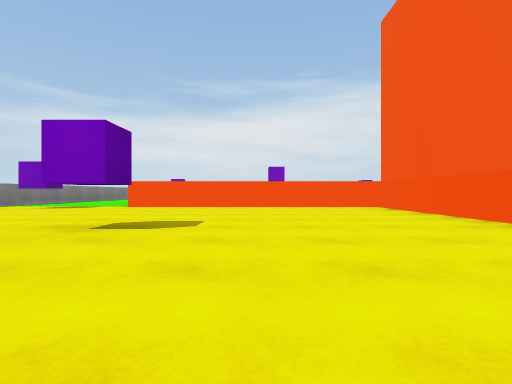
view 1 (above)

17 first-person views from a walk through a scene from a Unity 3-D project. The camera is 0.31 m above the floor, looks level and sees 80° across. The floor is counted in squares, 1 m on a side. Each view is taken from the middle of a square. On the plan, view 1 faces up. The plan holds only what a view shows up to about 9 squares ahead; the rest is blank. The player is left out. Surface patterns are stand-ins for the level's own textures.

view 2
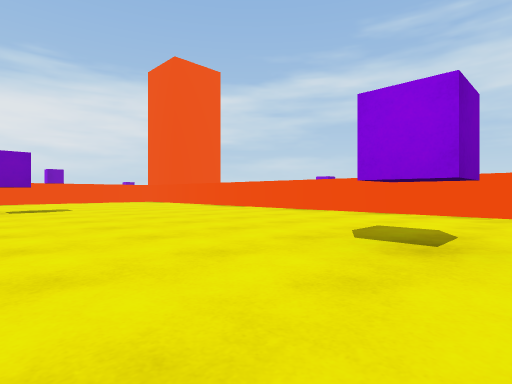

view 3
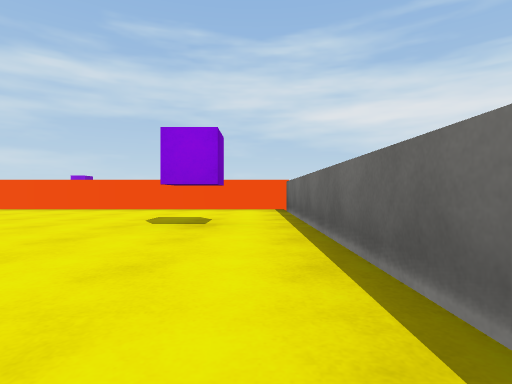

view 4
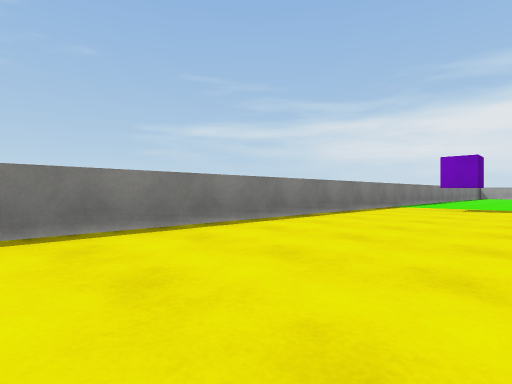

view 5
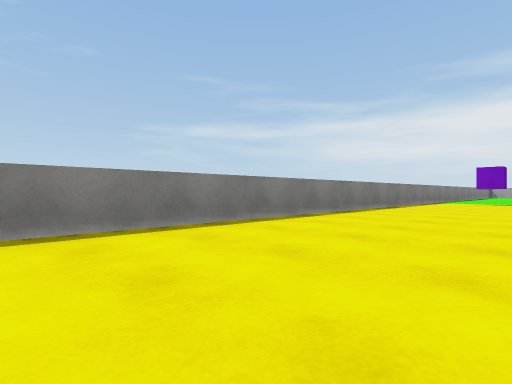

view 6
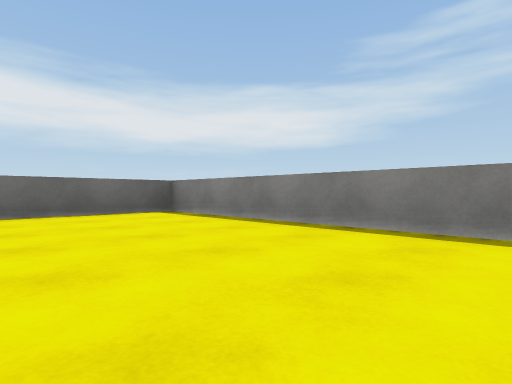

view 7
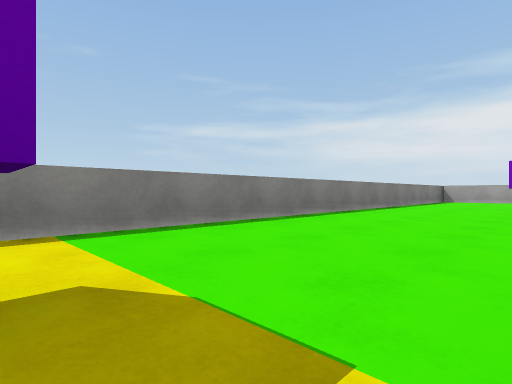

view 8
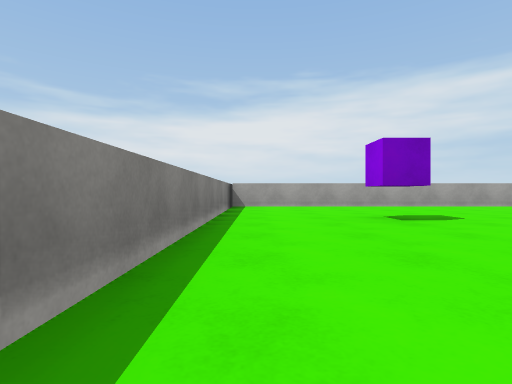

view 9
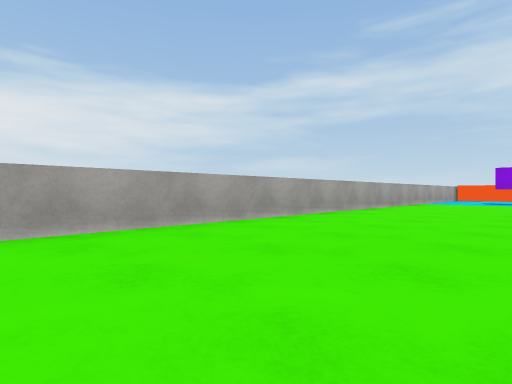

view 10
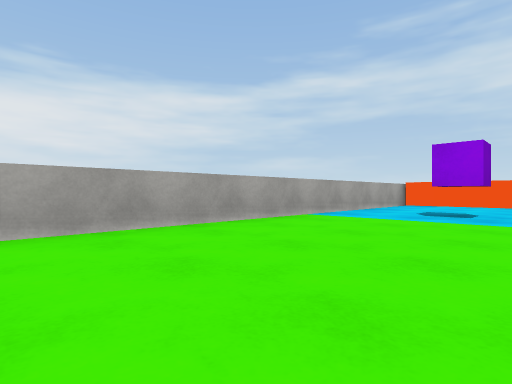

view 11
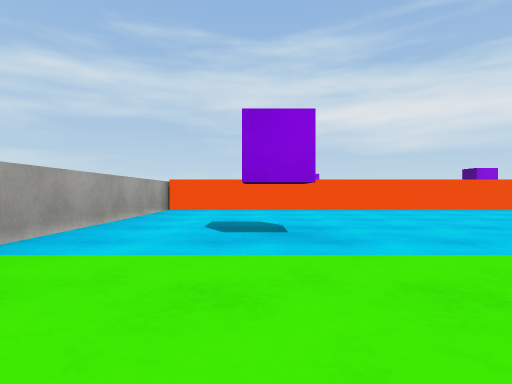

view 12
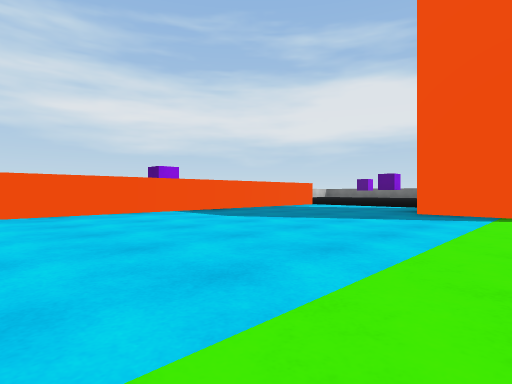

view 13
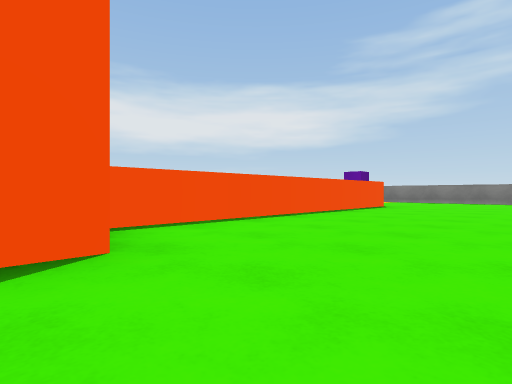

view 14
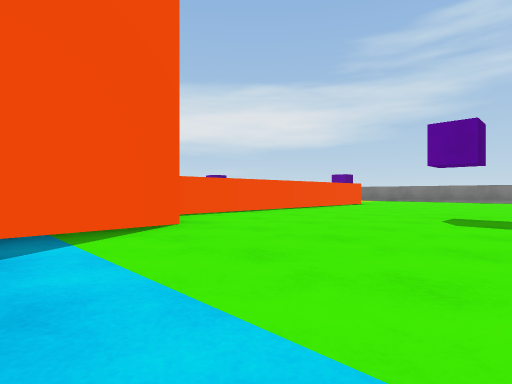

view 15
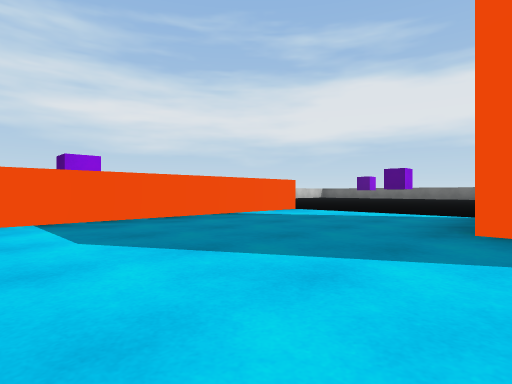

view 16
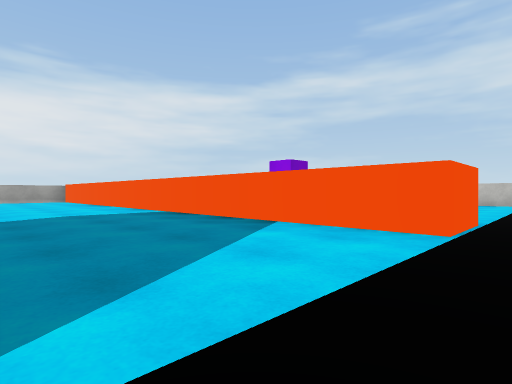

view 17
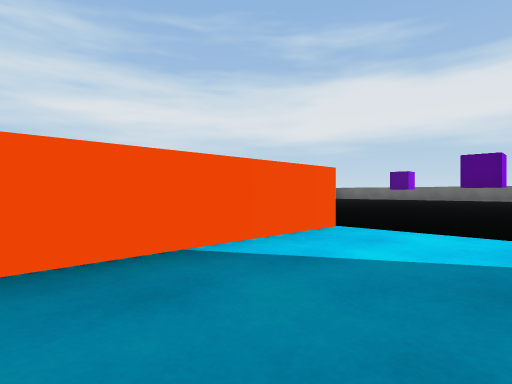

### Floor plan
Points are (right, up) in squares from view 1. A wall is a line through its corners. A room is listed if a view was taken in it or the views show most of it. See-through windows are left out.
Room 1 (views 1, 2, 3, 4, 5, 6, 7)
walls: (-5.6, 6.4) (-5.6, -3.6) (2.5, -3.6) (2.5, 6.3) (-2.6, 6.3)
ways out: opening at (-4, 7) to room 2
objects: purple cube (-4, 6); purple cube (-1, 3); purple cube (0, -2)
Room 2 (views 8, 9, 10, 11, 12, 13, 14, 15, 16, 17)
walls: (9.5, 6.5) (8.4, 6.5) (8.4, 16.6) (-5.6, 16.6) (-5.6, 6.4); (14.3, 6.6) (14.3, 7.4); (-2.8, 7.3) (3.1, 7.3)
ways out: opening at (-4, 7) to room 1
objects: purple cube (-3, 13); purple cube (5, 15); purple cube (8, 3); purple cube (10, 0); purple cube (10, 10)

Positions as (right, up) in squares from view 1, and headings:
1: (0, 0), facing up
2: (-2, -3), facing up-right
3: (-3, -3), facing right
4: (-3, 0), facing up-left
5: (-3, -3), facing up-left
6: (-3, 1), facing down-left
7: (-3, 6), facing up-left
8: (-5, 10), facing up
9: (-4, 14), facing up-right
10: (1, 14), facing up-right
11: (3, 15), facing right
12: (4, 13), facing down-right
13: (4, 10), facing down-left
14: (5, 11), facing down-left
15: (5, 11), facing down-right
16: (6, 6), facing up-right
17: (7, 9), facing down-right
